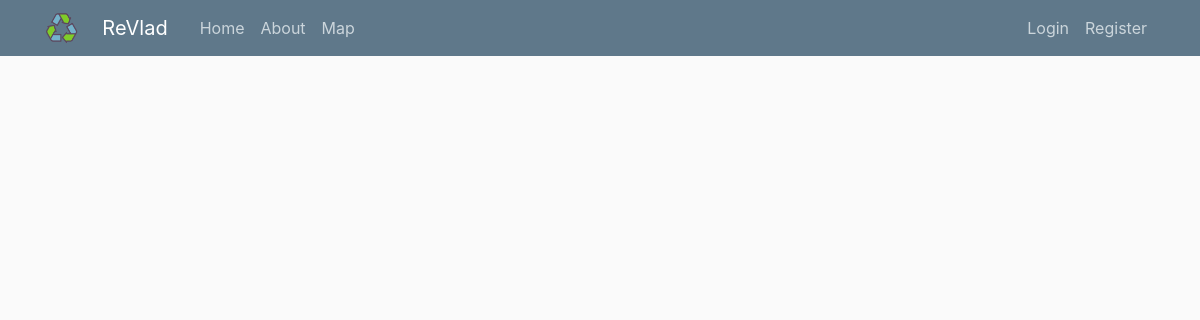
The app's page /, older data.
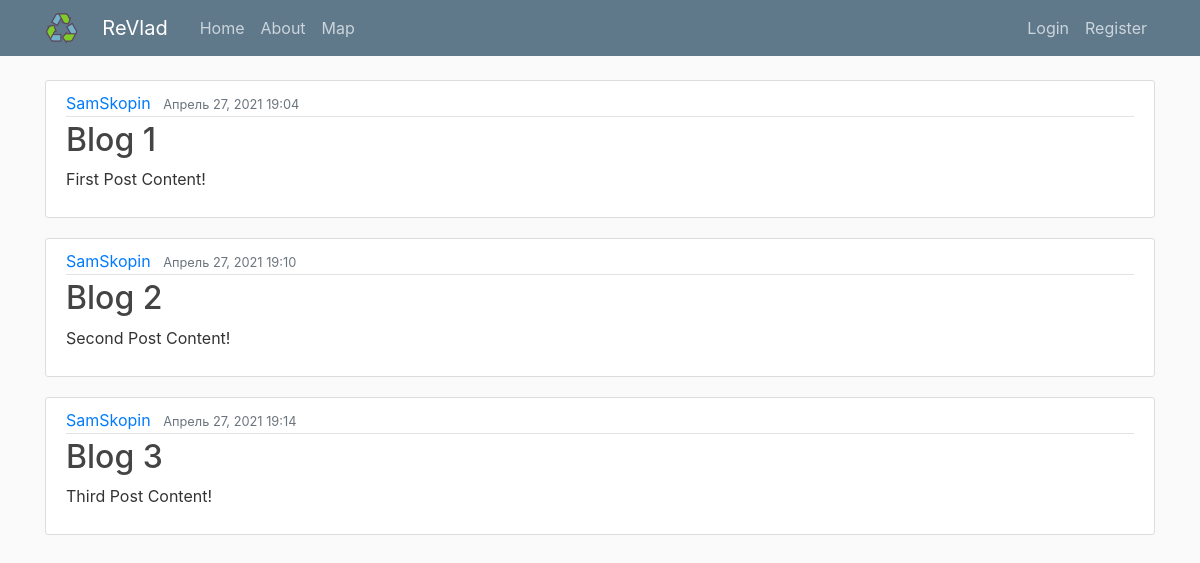
The same page, newer data.
### App/models.py (models this page shows, shortened)
class Post(models.Model):
    title = models.CharField(max_length=100)
    content = models.TextField()
    date_posted = models.DateTimeField(default=timezone.now)
    author = models.ForeignKey(User, on_delete=models.CASCADE)

### App/views.py (the view)
# urls.py: path('', views.home, name='blog-home'),
def home(request):
    context = {
        'posts': Post.objects.all()
    }
    return render(request, 'app/home.html', context)

### templates/app/home.html
{% extends "app/base.html" %}
{% block content %}
    {% for post in posts %}
        <article class="media content-section">
          <div class="media-body">
            <div class="article-metadata">
              <a class="mr-2" href="#">{{ post.author }}</a>
              <small class="text-muted">{{ post.date_posted|date:"F j, Y G:i " }}</small>
            </div>
            <h2><a class="article-title" href="#">{{ post.title }}</a></h2>
            <p class="article-content">{{ post.content }}</p>
          </div>
    </article>
    {% endfor %}
{% endblock content %}

### templates/app/base.html (shortened to what this page needs)
{% load static %}
<!DOCTYPE html>
<html lang="en">
<head>
    <link rel="stylesheet" href="https://maxcdn.bootstrapcdn.com/bootstrap/4.0.0/css/bootstrap.min.css">
    <link rel="stylesheet" type="text/css" href="{% static 'app/main.css' %}">
</head>
<body>
    <header class="site-header">
      <nav class="navbar navbar-expand-md navbar-dark bg-steel fixed-top">
        <div class="container">
            <img src="{% static "app/images/recycle-symbol_121942.png" %}" width="3%" height="0%" class="mr-4" />
          <a class="navbar-brand mr-4" href="{% url 'blog-home' %}">ReVlad</a>
          <div class="collapse navbar-collapse" id="navbarToggle">
            <div class="navbar-nav mr-auto">
              <a class="nav-item nav-link" href="{% url 'blog-home' %}">Home</a>
              <a class="nav-item nav-link" href="{% url 'blog-about' %}">About</a>
              <a class="nav-item nav-link" href="{% url 'blog-map' %}">Map</a>
            </div>
            <div class="navbar-nav">
              <a class="nav-item nav-link" href="#">Login</a>
              <a class="nav-item nav-link" href="#">Register</a>
            </div>
          </div>
        </div>
      </nav>
    </header>
    <main role="main" class="container">
      <div>
        <div>
          {% block content %}{% endblock %}
        </div>
      </div>
    </main>
</body>
</html>

### App/static/app/main.css (style rules this page uses)
body { background: #fafafa; color: #333333; margin-top: 5rem; }
h1, h2, h3, h4, h5, h6 { color: #444444; }
.bg-steel { background-color: #5f788a; }
.site-header .navbar-nav .nav-link { color: #cbd5db; }
.content-section { background: #ffffff; padding: 10px 20px; border: 1px solid #dddddd; border-radius: 3px; margin-bottom: 20px; }
.article-title { color: #444444; }
.article-content { white-space: pre-line; }
.article-metadata { padding-bottom: 1px; margin-bottom: 4px; border-bottom: 1px solid #e3e3e3 }

Row changes from the older to the newer data that the page shows:
added Post: author "SamSkopin", date_posted "Апрель 27, 2021 19:04", title "Blog 1", content "First Post Content!"
added Post: author "SamSkopin", date_posted "Апрель 27, 2021 19:10", title "Blog 2", content "Second Post Content!"
added Post: author "SamSkopin", date_posted "Апрель 27, 2021 19:14", title "Blog 3", content "Third Post Content!"
